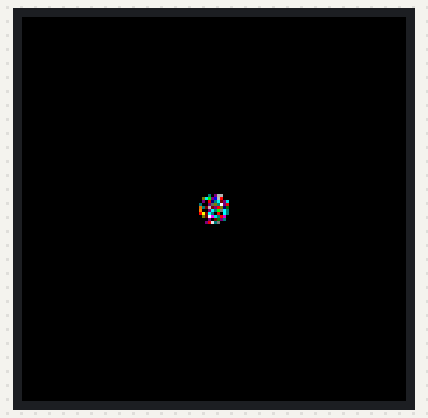
This program was run on a simulated Raspberry Pi Pico running MicroPython. Shown: 128×128 colour display. Random numbers come from a fixed seed.

Above: at 0.16 s.
At 2.8 s:
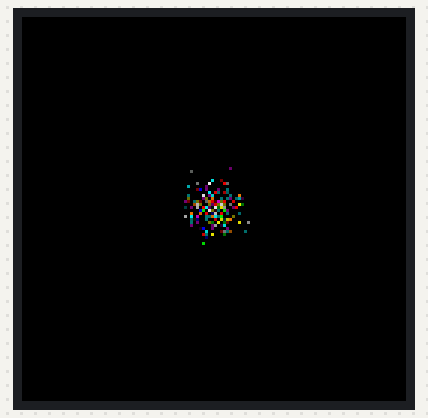
At 5.5 s:
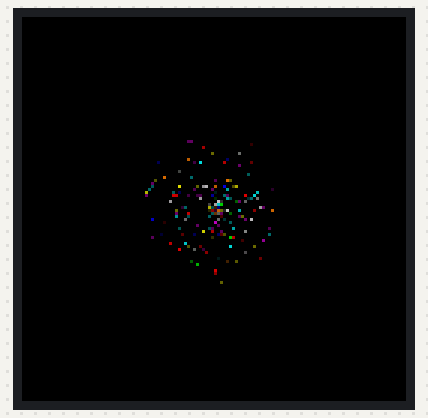
At 10.86 s:
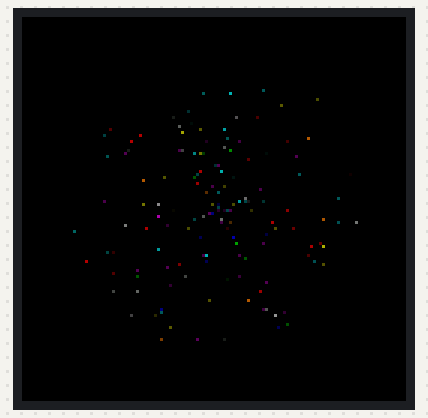
At 16.21 s:
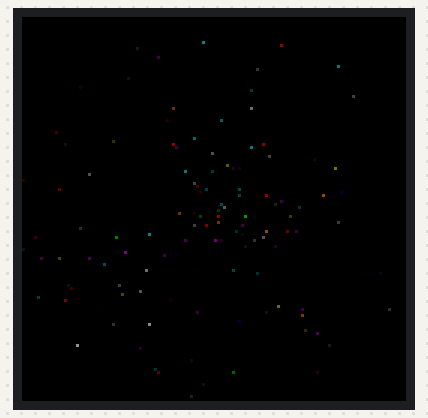
At 21.56 s:
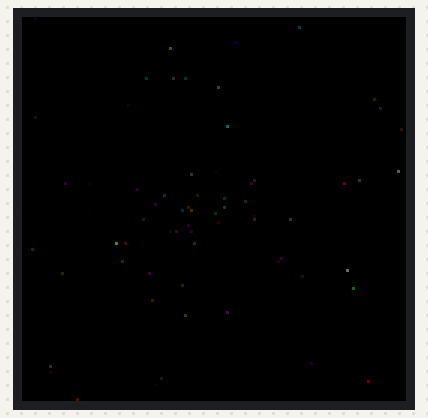

The program:

fireworks_simple_color_fade.py
```python
import sys

# ~~~~~~~~~~~~~~~~~~~~~~~~~~~~~~~~~~~~~~~~~~~~~~~~~~~~~~~~~~~~~~~~~~~~~~
# Description:
# A demo to test a simple particle system with different colors.
# ~~~~~~~~~~~~~~~~~~~~~~~~~~~~~~~~~~~~~~~~~~~~~~~~~~~~~~~~~~~~~~~~~~~~~~


# Define a global flag
IS_MICROPYTHON = sys.implementation.name == 'micropython'

if IS_MICROPYTHON:
    # import machine # For Pin control, hardware I/O
    import utime as time # Use utime for time functions
else:
    import time # Use standard time module

import random
import math

if IS_MICROPYTHON:
    from interstate75 import Interstate75, DISPLAY_INTERSTATE75_128X128

    i75 = Interstate75(display=DISPLAY_INTERSTATE75_128X128)
    display = i75.display

    WIDTH, HEIGHT = display.get_bounds()

    # Couple of colors for use later
    ORANGE = display.create_pen(255, 128, 0)
    BLACK = display.create_pen(0, 0, 0)

    # Universal Time Abstraction
    def get_monotonic_ms() -> any:
        # MicroPython uses ticks_ms() for its monotonic clock
        return time.ticks_ms()

    def universal_sleep_s(seconds):
        time.sleep_ms(int(seconds * 1000))

    def universal_sleep_ms(milliseconds: int):
        time.sleep_ms(milliseconds)
else:
    display = None
    WIDTH, HEIGHT = 128, 128

    ORANGE = None
    BLACK = None
    simFrameCount: int = 0

    # Universal Time Abstraction
    def get_monotonic_ms() -> int:
        global simFrameCount
        # Desktop Python uses time.monotonic() and converts to milliseconds
        sfc = simFrameCount
        simFrameCount += 16.7
        return sfc #time.monotonic() * 1000

    def universal_sleep_s(seconds):
        time.sleep(seconds)

    def universal_sleep_ms(milliseconds: int):
        time.sleep(int(milliseconds) / 1000)

# Define the duration you want the loop to run (in seconds)
RUN_DURATION_MS = 10000  # Run for N seconds

MAX_PARTICLE_LIFETIME = 2.5
MAX_PARTICLE_SPEED = 5.0
MAX_EXPLOSIVE_PARTICLES = 200

if IS_MICROPYTHON:
    # Store colors as RGB tuples, not pre-created pens
    COLORS = [
        (255, 0, 0), # red
        (0, 255, 0), # green
        (0, 0, 255), # blue
        (255, 255, 0), # yellow
        (255, 0, 255), # magenta
        (0, 255, 255), # cyan
        (255, 255, 255), # white
        (128, 128, 128), # gray
        (128, 0, 0), # dark red
        (0, 128, 0), # dark green
        (0, 0, 128), # dark blue
        (128, 128, 0), # dark yellow
        (128, 0, 128), # dark magenta
        (0, 128, 128), # dark cyan
        (192, 192, 192), # light gray
        (255, 128, 0), # orange
        (128, 0, 128), # purple
        (0, 128, 128), # teal
        (128, 128, 0), # olive
        (128, 0, 128), # indigo
        (0, 128, 128), # aqua
    ]

def lerp(min: float, max: float, t: float) -> float:
    # Another way to write below equation is: min*(1.0-t) + max*t
    # refactoring as:
    # min + t*max - t*min
    # (min - t*min) + t*max
    # min(1.0-t) + t*max
    return min + (max - min) * t

# ------------------------------------------------------------------------
class Vector:
    def __init__(self, x: float, y: float):
        self.x = x
        self.y = y

    def setByAngle(self, angleRadians: float):
        self.x = math.cos(angleRadians)
        self.y = math.sin(angleRadians)

v1 = Vector(0.0, 0.0)
v2 = Vector(0.0, 0.0)
v3 = Vector(0.0, 0.0)

def Add(v1: Vector, v2: Vector, v3: Vector):
    v3.x = v1.x + v2.x
    v3.y = v1.y + v2.y

# ------------------------------------------------------------------------
class Point:
    def __init__(self, x: float, y: float):
        self.x = x
        self.y = y

# ------------------------------------------------------------------------
# Velocity represents the direction and magnitude of a vector
# Velocity's direction is alway defined relative to the +X axis.
# Default direction is +X axis.
class Velocity:
    def __init__(self, magnitude: float, minMag: float, maxMag: float, direction: Vector, limitMag: bool):
        self.magnitude = magnitude
        self.minMag = minMag
        self.maxMag = maxMag
        self.direction = direction
        self.limitMag = limitMag

    def setDirectionByVector(self, vector: Point):
        pass

    def setDirectionByAngle(self, angleRadians: float):
        self.direction.setByAngle(angleRadians)

    def constrainMagnitude(self, constrain: bool):
        self.limitMag = constrain

    def applyToPoint(self, point: Point):
        v1.x = self.direction.x * self.magnitude
        v1.y = self.direction.y * self.magnitude
        v2.x = point.x
        v2.y = point.y
        Add(v1, v2, v3)
        point.x = v3.x
        point.y = v3.y

# ------------------------------------------------------------------------
# A particle is a Node from Ranger
class Particle:
    died: bool = False
    original_color: tuple = (0,0,0) # Store the initial color as (R,G,B)
    current_pen: any = None # This will hold the pen handle for the current frame

    def __init__(self, elapsed: float, lifespan: float, active: bool, position: Point, velocity: Point):
        self.elapsed = elapsed
        self.lifespan = lifespan
        self.active = active
        self.position = position
        self.velocity = velocity
        self.current_pen = BLACK

    def update(self, dt: float):
        self.elapsed += dt
        self.active = self.elapsed < self.lifespan
        # Use lifespan to lerp from start color to Black
        t = self.calculate_lifespan_factor(self.elapsed, self.lifespan)
        (r, g, b) = self.lerp_to_black(self.original_color, t)
        self.current_pen = display.create_pen(r, g, b)

    @staticmethod
    def calculate_lifespan_factor(current_age_ms: int, total_lifespan_ms: int) -> float:
        """
        Computes the normalized lifespan factor (t) for interpolation.

        Args:
            current_age_ms: The time elapsed since the particle's creation (in milliseconds).
            total_lifespan_ms: The maximum allowed time for the particle to live (in milliseconds).

        Returns:
            A float t between 0.0 and 1.0 (clamped).
        """

        # 1. Calculate the raw ratio
        # Ensure float division by converting one operand to float (though Python 3 does this automatically)
        raw_t = current_age_ms / total_lifespan_ms

        # 2. Clamp the value between 0.0 and 1.0
        # This prevents t from going below 0 (before birth) or above 1.0 (after death)
        t = max(0.0, min(1.0, raw_t))

        return t

    @staticmethod
    def lerp_to_black(start_color_rgb: tuple, t: float) -> tuple:
        """
        Linearly interpolates a color towards black (0, 0, 0).

        Args:
            start_color_rgb: A tuple (R, G, B) with values from 0-255.
            t: The interpolation factor, 0.0 (start color) to 1.0 (black).

        Returns:
            A new color tuple (R, G, B).
        """

        # Ensure t is clamped between 0.0 and 1.0
        t = max(0.0, min(1.0, t))

        # Calculate the intensity factor (1.0 at start, 0.0 at black)
        intensity_factor = 1.0 - t

        # Apply the factor to each component and round to the nearest integer
        # (Since RGB components must be integers)
        R_new = int(round(start_color_rgb[0] * intensity_factor))
        G_new = int(round(start_color_rgb[1] * intensity_factor))
        B_new = int(round(start_color_rgb[2] * intensity_factor))

        return (R_new, G_new, B_new)

    def reset(self):
        self.elapsed = 0.0
        self.active = False
        self.died = False

    def setVelocity(self, angleRadians: float, speed: float):
        self.velocity.setDirectionByAngle(angleRadians)
        self.velocity.magnitude = speed

    def evaluate(self, dt: float) -> bool:
        self.update(dt)
        # Update particle's position as long as it is active.
        if (self.active):
            self.velocity.applyToPoint(self.position)

        return self.active

# ------------------------------------------------------------------------
# Activator
class Emitter:
    def __init__(self, direction: float, speed: float):
        self.direction = direction
        self.speed = speed

# ------------------------------------------------------------------------
class Emitter360(Emitter):
    def __init__(self, maxLifespan=MAX_PARTICLE_LIFETIME, maxSpeed=MAX_PARTICLE_SPEED):
        super().__init__(0.0, 0.0)
        self.maxLifespan = maxLifespan
        self.maxSpeed = maxSpeed

    def activate(self, particle: Particle, epiCenter: Point):
        self.direction =  random.uniform(0.0, 1.0) * math.pi * 2.0
        self.speed  =  0.05 + random.uniform(0.0, self.maxSpeed)

        particle.lifespan = (random.uniform(0.1, self.maxLifespan)) * 1000.0
        particle.reset()
        particle.position.x = epiCenter.x
        particle.position.y = epiCenter.y
        particle.active = True
        particle.velocity.setDirectionByAngle(self.direction)
        particle.velocity.magnitude = self.speed


class EmitterPlusX(Emitter):
    def __init__(self, maxLifespan=MAX_PARTICLE_LIFETIME, maxSpeed=MAX_PARTICLE_SPEED):
        super().__init__(
            0.0, # +X axis
            maxSpeed)
        self.maxLifespan = maxLifespan
        self.maxSpeed = maxSpeed

    def activate(self, particle: Particle, epiCenter: Point):
        self.direction =  0.0
        self.speed  =  random.uniform(0.0, 1.0) * self.maxSpeed

        particle.lifespan = random.uniform(0.0, 1.0) * self.maxLifespan * 1000.0
        particle.reset()
        particle.position.x = epiCenter.x
        particle.position.y = epiCenter.y
        particle.active = True

# ------------------------------------------------------------------------
class ParticleSystem:
    def __init__(self, numberOfParticles: int, autoTrigger: bool, emitter: Emitter):
        self.numberOfParticles = numberOfParticles
        self.autoTrigger = autoTrigger
        self.emitter = emitter
        self.particles: Particle = []
        # This counts how many particles are active
        self.particleCount = 0
        self.epiCenter: Point = Point(0.0, 0.0)
        self.active = False
        self.initialTrigger = True

    def addParticle(self, particle: Particle):
        self.particles.append(particle)

    def update(self, dt: float) -> bool:
        return False

    def isActive(self) -> bool:
        return self.particleCount > 0

    def generate(self):
        pass

    def resetToInitial(self):
        self.initialTrigger = True
        self.reset()

    def reset(self):
        for p in self.particles:
            p.reset()

    def draw(self):
        if IS_MICROPYTHON:
            for p in self.particles:
                if (p.active):
                    display.set_pen(p.current_pen)
                    display.pixel(int(p.position.x), int(p.position.y))
        else:
            print("DRAW ~~~~~~~~~~~~~~~~~~~~~~~~~~~~~~~~~~~~~")
            for p in self.particles:
                if (p.active):
                    print(f"pos: {p.position.x}, {p.position.y}")
                print(f"ela: E:{p.elapsed}, L:{p.lifespan}, A:{p.active}, D:{p.died}")

# ------------------------------------------------------------------------
# If autotrigger is On then we only want to trigger another explosion if
# all particles are dead. Each time a particle dies we decrement the count.
# When we trigger we set the count back.
class ExplosiveParticleSystem(ParticleSystem):

    def __init__(self, numberOfParticles: int, autoTrigger: bool, emitter: Emitter):
        super().__init__(numberOfParticles, autoTrigger, emitter)

    def generate(self):
        super().generate()
        for i in range(0, self.numberOfParticles):
            particle = Particle(
                    0.0, MAX_PARTICLE_LIFETIME, False,
                    Point(0.0, 0.0),
                    Velocity(MAX_PARTICLE_SPEED, 0.0, 1.0, Vector(1.0, 0.0), False)
                )
            # Assign the original color tuple to the particle
            particle.original_color = COLORS[random.randint(0, len(COLORS)-1)]
            self.addParticle(particle)

    def update(self, dt: float) -> bool:
        if (self.initialTrigger):
            # The system is starting.
            self.initialTrigger = False
            self.trigger()
        else:
            # The system is active. Evaluate current particles
            for p in self.particles:
                active = p.evaluate(dt)
                if (not active and not p.died): # Did it die AND not died already
                    self.particleCount -= 1
                    # We have recognized its death. Now it can officially die!
                    p.died = True
                self.active = self.isActive()
                if (not self.active):
                    # The system has become in-active.
                    if (self.autoTrigger):
                        self.trigger()

        return self.active

    def trigger(self):
        self.reset()
        self.active = True

        for p in self.particles:
            self.emitter.activate(p, self.epiCenter)
            # Inc count because a new particle has become active
            self.particleCount += 1

# ------------------------------------------------------------------------
class OneshotParticleSystem(ParticleSystem):

    def __init__(self, numberOfParticles: int, autoTrigger: bool, emitter: Emitter):
        super().__init__(numberOfParticles, autoTrigger, emitter)

    def generate(self):
        super().generate()
        self.addParticle(
            Particle(
                0.0, 5.0, False,
                Point(0.0, 0.0),
                Velocity(MAX_PARTICLE_SPEED, 0.0, 1.0, Vector(1.0, 0.0), False)
            )
        )

    def update(self, dt: float) -> bool:
        # The system is either actively evaluating particles or all particles have
        # died which deactivates the system. The system can reactivate by
        # activating particles via the trigger if autoTrigger is set.

        if (self.initialTrigger):
            # The system is starting.
            self.initialTrigger = False
            self.trigger()
        else:
            # The system is active. Evaluate current particle
            for p in self.particles:
                active = p.evaluate(dt)
                if (not active): # Did it die
                    self.particleCount -= 1
                self.active = self.isActive()
                if (not self.active):
                    # The system has become in-active.
                    if (self.autoTrigger):
                        self.trigger()
                break

        return self.active

    def trigger(self):
        # print("============ Triggering ==================")
        self.reset()
        self.active = True

        for p in self.particles:
            self.emitter.activate(p, self.epiCenter)
            # Inc count because a new particle has become active
            self.particleCount += 1
            break

# ------------------------------------------------------------------------

class Demo:
    prevTicks = get_monotonic_ms()
    particleSystem: ParticleSystem = None

    def __init__(self):
        self.generate()

    def generate(self):
        self.particleSystem = ExplosiveParticleSystem(MAX_EXPLOSIVE_PARTICLES, True, Emitter360())
        self.particleSystem.epiCenter = Point(WIDTH / 2.0, HEIGHT / 2.0)
        self.particleSystem.generate()

    def reset(self):
        # Get the starting time
        self.prevTicks = 0

    def run(self):
        active = True
        while active:
            # Calc dt
            currentTicks = get_monotonic_ms()

            dt = currentTicks - self.prevTicks

            active = self.update(dt)
            self.draw()

            self.prevTicks = currentTicks

            if not IS_MICROPYTHON:
                universal_sleep_ms(17)

    def update(self, dt: float) -> bool:
        return self.particleSystem.update(dt)


    # Draw the particles
    def draw(self):
        if IS_MICROPYTHON:
            display.set_pen(BLACK)
            display.clear()

        self.particleSystem.draw()

        if IS_MICROPYTHON:
            i75.update()

demo = Demo()
demo.run()

print("==== Done ======")
```
